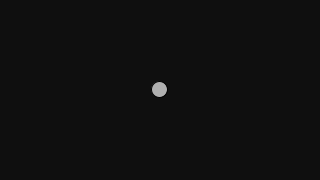
Frame 1 (no input)
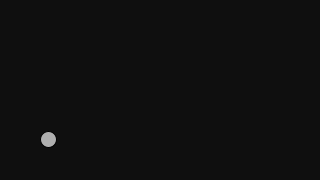
Frame 60 (the mouse pressed at the canvas centre just before this capture)
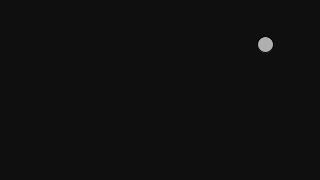
Frame 120 (the mouse held since frame 60 and released just before this capture)

The Processing sketch that drew these frames (run headless with seeded random() and noise(); from frame 60 on, the mouse is pressed at the canvas centre):

// Processing sketch: sketch_9_vectorVelocityAndRandomAcceleration
// ── sketch_9_vectorVelocityAndRandomAcceleration.pde
Mover mover;

void setup(){
  size(320,180);
  mover = new Mover();
}

void draw(){
  background(15);
  mover.update();
  mover.checkEdges();
  mover.display();
}


class Mover { //类名是Mover
  PVector location;
  PVector velocity; //速率
  PVector acceleration; //加速度
  
  float topspeed;
  
  // 类构造方法
  // 构造实例, 初始化实例
  // Vt = Vo +at
  Mover(){
    location = new PVector(width/2, height/2);
    velocity = new PVector(0,0);
    acceleration = new PVector(-0.001,0.01);
    
    topspeed = 10;
  }
  
  // 类方法
  void update(){
    acceleration = PVector.random2D();
    
    velocity.add(acceleration);
    velocity.limit(topspeed);
    
    location.add(velocity);
  }
  void display(){
    stroke(0);
    fill(175);
    ellipse(location.x,location.y,16,16);
  }
  void checkEdges(){
    if (location.x > width){
      location.x = 0;
    } else if(location.x < 0){
      //velocity = velocity * -1;
      location.x = width;
    }
    if (location.y > height){
      location.y = 0;
    }else if (location.y < 0){
      location.y = height;
    }
  }
} // 类定义结束
